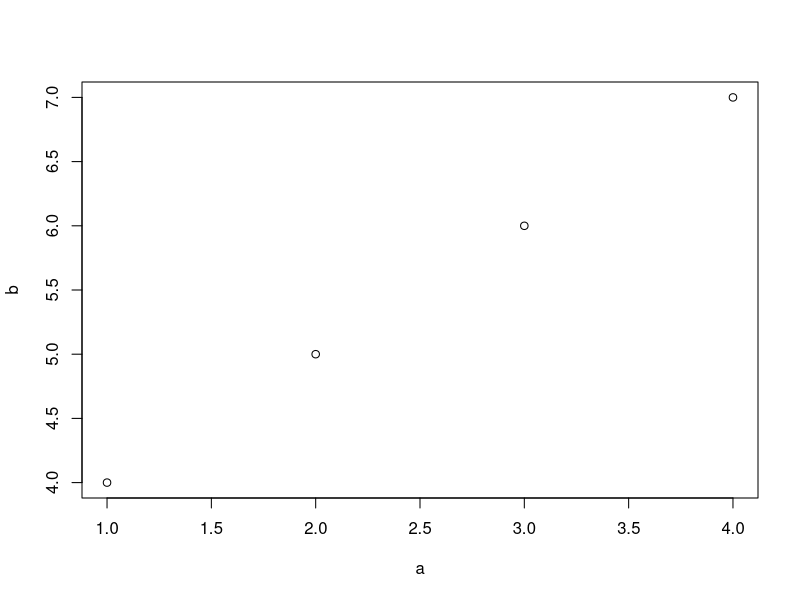
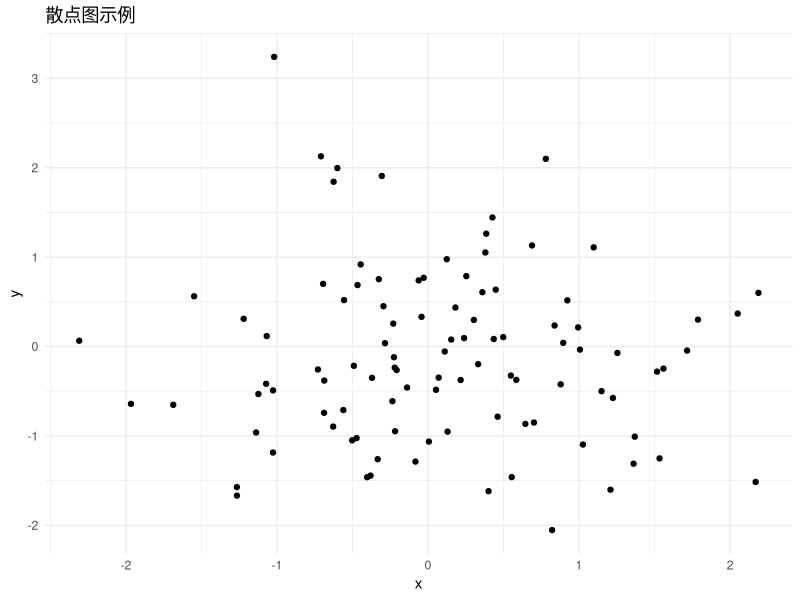
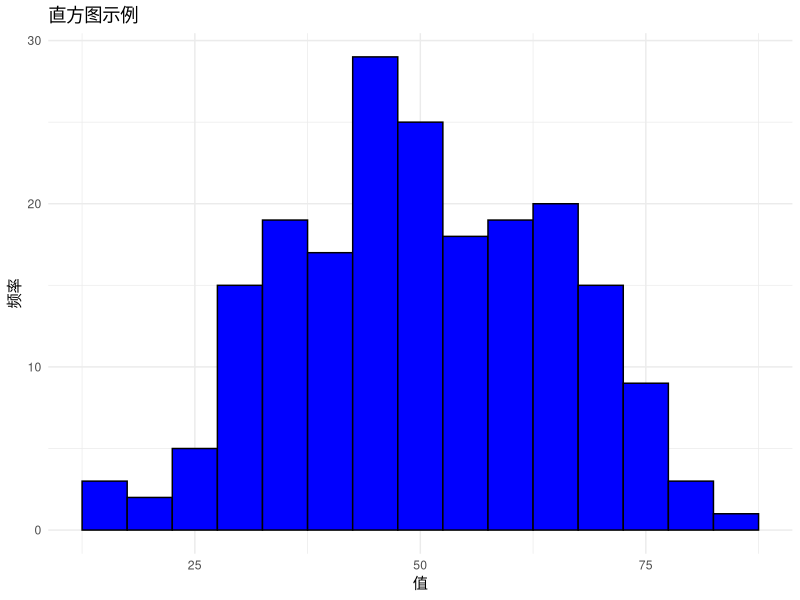

Write the R code that produced these figures, in order.
## ---- chunk 1
a<-c(1,2,3,4)
b<-c(4,5,6,7)
l<-plot(a,b)
table(a,b)

## ---- chunk 2
library(ggplot2)
library(dplyr)
library(knitr)
set.seed(123)
data <- data.frame(x = rnorm(100),y = rnorm(100))

# 生成图片
ggplot(data, aes(x, y)) +
  geom_point() +
  ggtitle("散点图示例") +
  theme_minimal()



table_data <- data.frame(
  mean_x = mean(data$x),
  sd_x = sd(data$x),
  mean_y = mean(data$y),
  sd_y = sd(data$y)
)


kable(table_data, caption = "统计数据表")


cat("均值公式：", "\n")
cat("E(X) = \\frac{1}{n} \\sum_{i=1}^{n} x_i", "\n")
cat("标准差公式：", "\n")
cat("SD(X) = \\sqrt{\\frac{1}{n-1} \\sum_{i=1}^{n} (x_i - E(X))^2}", "\n")


## ---- chunk 3

library(ggplot2)
library(dplyr)
library(knitr)

set.seed(456)
data <- data.frame(
  value = rnorm(200, mean = 50, sd = 15)
)

hist_plot <- ggplot(data, aes(x = value)) +
  geom_histogram(binwidth = 5, fill = "blue", color = "black") +
  ggtitle("直方图示例") +
  xlab("值") +
  ylab("频率") +
  theme_minimal()

hist_plot

desc_stats <- data %>%
  summarise(
    Mean = mean(value),
    Median = median(value),
    SD = sd(value),
    Min = min(value),
    Max = max(value)
  )

kable(desc_stats, caption = "描述性统计表")

 
 

